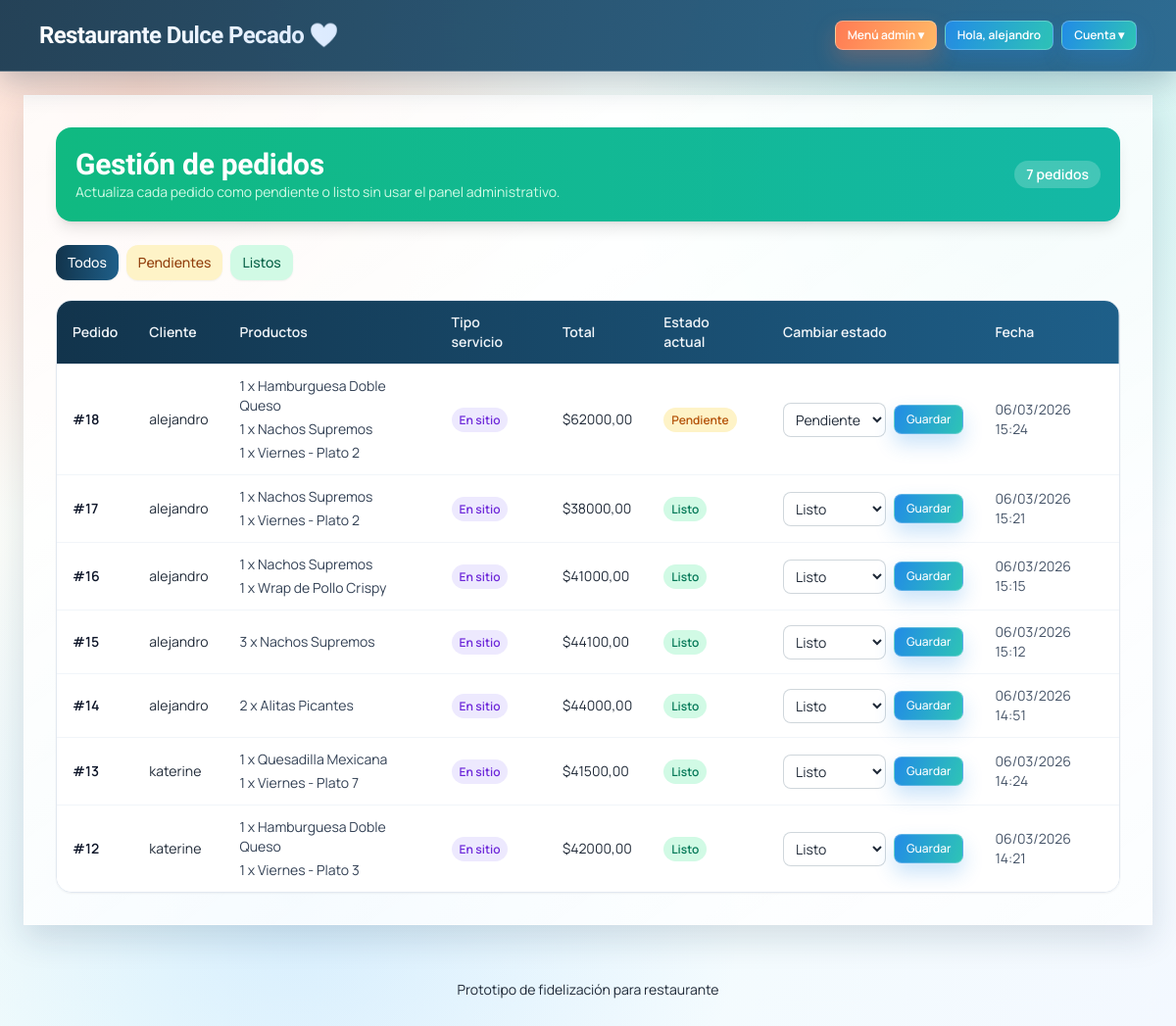
The page /pedidos/ (signed in) on the database as committed earlier.
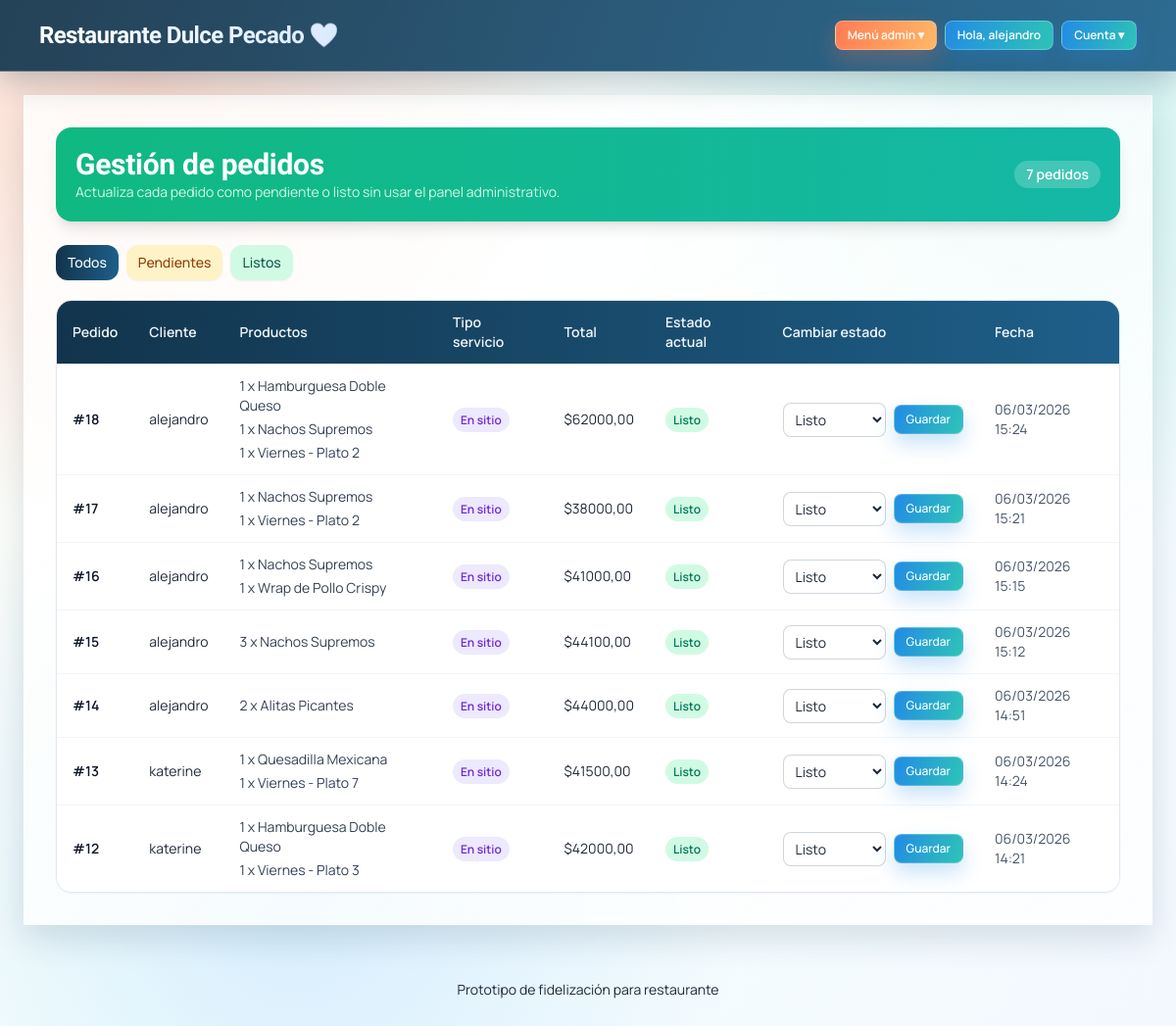
The same page on the database as committed later.
### core/models.py (models this page shows, shortened)
class Pedido(models.Model):
	TIPO_SERVICIO = (  # Opciones permitidas por Django para este campo.
		('sitio', 'Consumo en el sitio'),
		('domicilio', 'Entrega a domicilio'),
	)
	ESTADO = (  # Estados del ciclo de vida del pedido.
		('pendiente', 'Pendiente'),
		('en_preparacion', 'En preparación'),
		('entregado', 'Entregado'),
		('cancelado', 'Cancelado'),
	)
	cliente = models.ForeignKey(Cliente, on_delete=models.CASCADE, related_name='pedidos')  # Pedido pertenece a cliente.
	tipo_servicio = models.CharField(max_length=12, choices=TIPO_SERVICIO)  # Sitio o domicilio.
	direccion_entrega = models.CharField(max_length=250, blank=True)  # Dirección si aplica domicilio.
	notas = models.TextField(blank=True)  # Indicaciones adicionales.
	promocion_aplicada = models.ForeignKey(  # Promoción usada en el pedido (si hubo).
		Promocion,
		on_delete=models.SET_NULL,
		null=True,
		blank=True,
		related_name='pedidos',
	)
	subtotal = models.DecimalField(max_digits=10, decimal_places=2)  # Valor sin descuentos.
	descuento = models.DecimalField(max_digits=10, decimal_places=2, default=0)  # Valor descontado.
	total = models.DecimalField(max_digits=10, decimal_places=2)  # Total final cobrado.
	puntos_ganados = models.PositiveIntegerField(default=0)  # Puntos otorgados por compra.
	puntos_redimidos = models.PositiveIntegerField(default=0)  # Puntos gastados en beneficios.
	estado = models.CharField(max_length=20, choices=ESTADO, default='pendiente')  # Estado actual del pedido.
	notificacion_staff_pendiente = models.BooleanField(default=False)  # Permite avisar una vez en panel de pedidos web cuando llega un pedido nuevo.
	creado_en = models.DateTimeField(auto_now_add=True)  # Fecha de creación del pedido.
	class Meta:
		ordering = ['-creado_en']  # Pedidos recientes primero.

class Cliente(models.Model):
	user = models.OneToOneField(
		settings.AUTH_USER_MODEL,
		on_delete=models.SET_NULL,
		null=True,
		blank=True,
		related_name='cliente_profile',
	)  # Relación opcional con usuario autenticable del sistema.
	nombre = models.CharField(max_length=120)  # Nombre completo del cliente.
	cedula = models.CharField(max_length=20, unique=True, null=True, blank=True)  # Documento único.
	email = models.EmailField(unique=True)  # Correo único para contacto/códigos.
	telefono = models.CharField(max_length=30, blank=True)  # Teléfono de contacto.
	puntos = models.PositiveIntegerField(default=0)  # Acumulado de fidelización.
	creado_en = models.DateTimeField(auto_now_add=True)  # Fecha de creación automática.
	class Meta:
		ordering = ['-creado_en']  # Clientes más recientes primero.

class ItemPedido(models.Model):
	pedido = models.ForeignKey(Pedido, on_delete=models.CASCADE, related_name='items')  # Ítem ligado a pedido.
	producto = models.ForeignKey(Producto, on_delete=models.PROTECT)  # Producto vendido en el ítem.
	cantidad = models.PositiveIntegerField(default=1)  # Cantidad del producto.
	precio_unitario = models.DecimalField(max_digits=10, decimal_places=2)  # Precio unitario histórico.

class Producto(models.Model):
	categoria = models.ForeignKey(  # Relación muchos-a-uno con categoría.
		Categoria,
		on_delete=models.SET_NULL,  # Si borran categoría, producto queda sin categoría.
		null=True,  # Permite NULL en base de datos.
		blank=True,  # Permite vacío en formularios.
		related_name='productos',  # Acceso inverso: categoria.productos.
	)
	nombre = models.CharField(max_length=120)  # Nombre comercial del producto.
	descripcion = models.TextField(blank=True)  # Descripción opcional para cliente.
	precio = models.DecimalField(max_digits=10, decimal_places=2)  # Precio con 2 decimales.
	disponible = models.BooleanField(default=True)  # Controla visibilidad en carta.
	disponible_todos_los_dias = models.BooleanField(default=False)  # Si está activo, aparece en todos los menús diarios.
	class Meta:
		ordering = ['nombre']  # Muestra productos ordenados por nombre.

### core/views.py (the view, shortened to what this page needs)
# urls.py: path('pedidos/', views.gestionar_pedidos, name='gestionar_pedidos'),  # Gestión de pedidos para staff fuera de admin.
@login_required
def gestionar_pedidos(request):
	if not request.user.is_staff:
		messages.error(request, 'No tienes permisos para gestionar pedidos.')
		return redirect('inicio')
	filtro_estado = request.GET.get('estado', 'todos').strip().lower()
	pedidos = Pedido.objects.select_related('cliente').prefetch_related('items__producto')
	if filtro_estado == 'pendiente':
		pedidos = pedidos.filter(estado='pendiente')
	elif filtro_estado == 'listo':
		pedidos = pedidos.filter(estado='entregado')
	pedidos = pedidos.order_by('-creado_en')
	return render(
		request,
		'core/pedidos_gestion.html',
		{
			'pedidos': pedidos,
			'filtro_estado': filtro_estado,
		},
	)

### templates/core/pedidos_gestion.html (shortened to what this page needs)
{% extends 'core/base.html' %}
{% block contenido %}
<div class="mb-6 flex flex-wrap items-center justify-between gap-3 rounded-2xl bg-gradient-to-r from-emerald-500 to-teal-500 p-5 text-white shadow-lg">
    <div>
        <h2 class="text-3xl font-bold">Gestión de pedidos</h2>
        <p class="text-sm text-emerald-100">Actualiza cada pedido como pendiente o listo sin usar el panel administrativo.</p>
    </div>
    <span class="rounded-full bg-white/20 px-3 py-1 text-sm font-semibold text-white">{{ pedidos|length }} pedidos</span>
</div>
<div class="mb-5 flex flex-wrap items-center gap-2">
    <a href="?estado=todos" class="rounded-xl px-3 py-2 text-sm font-medium shadow-sm transition {% if filtro_estado == 'todos' %}bg-slate-900 text-white{% else %}bg-slate-100 text-slate-700 hover:bg-slate-200{% endif %}">
        Todos
    </a>
    <a href="?estado=pendiente" class="rounded-xl px-3 py-2 text-sm font-medium shadow-sm transition {% if filtro_estado == 'pendiente' %}bg-amber-500 text-slate-900{% else %}bg-amber-100 text-amber-800 hover:bg-amber-200{% endif %}">
        Pendientes
    </a>
    <a href="?estado=listo" class="rounded-xl px-3 py-2 text-sm font-medium shadow-sm transition {% if filtro_estado == 'listo' %}bg-emerald-500 text-slate-900{% else %}bg-emerald-100 text-emerald-800 hover:bg-emerald-200{% endif %}">
        Listos
    </a>
</div>
<div class="overflow-x-auto rounded-2xl border border-slate-200 shadow-sm">
    <table class="min-w-full divide-y divide-slate-200 bg-white text-sm">
        <thead class="bg-slate-900 text-left text-slate-100">
            <tr>
                <th class="px-4 py-3 font-semibold">Pedido</th>
                <th class="px-4 py-3 font-semibold">Cliente</th>
                <th class="px-4 py-3 font-semibold">Productos</th>
                <th class="px-4 py-3 font-semibold">Tipo servicio</th>
                <th class="px-4 py-3 font-semibold">Total</th>
                <th class="px-4 py-3 font-semibold">Estado actual</th>
                <th class="px-4 py-3 font-semibold">Cambiar estado</th>
                <th class="px-4 py-3 font-semibold">Fecha</th>
            </tr>
        </thead>
        <tbody class="divide-y divide-slate-100">
            {% for pedido in pedidos %}
                <tr class="hover:bg-slate-50">
                    <td class="px-4 py-3 font-semibold text-slate-900">#{{ pedido.id }}</td>
                    <td class="px-4 py-3">{{ pedido.cliente.nombre }}</td>
                    <td class="px-4 py-3">
                        <ul class="space-y-1">
                            {% for item in pedido.items.all %}
                                <li class="text-slate-700">{{ item.cantidad }} x {{ item.producto.nombre }}</li>
                            {% empty %}
                                <li class="text-slate-400">Sin productos</li>
                            {% endfor %}
                        </ul>
                    </td>
                    <td class="px-4 py-3">
                        {% if pedido.tipo_servicio == 'domicilio' %}
                            <span class="rounded-full bg-sky-100 px-2 py-1 text-xs font-semibold text-sky-700">Domicilio</span>
                        {% else %}
                            <span class="rounded-full bg-violet-100 px-2 py-1 text-xs font-semibold text-violet-700">En sitio</span>
                        {% endif %}
                    </td>
                    <td class="px-4 py-3">${{ pedido.total }}</td>
                    <td class="px-4 py-3">
                        {% if pedido.estado == 'entregado' %}
                            <span class="rounded-full bg-emerald-100 px-2 py-1 text-xs font-semibold text-emerald-700">Listo</span>
                        {% else %}
                            <span class="rounded-full bg-amber-100 px-2 py-1 text-xs font-semibold text-amber-700">Pendiente</span>
                        {% endif %}
                    </td>
                    <td class="px-4 py-3">
                        <form method="post" class="flex items-center gap-2">
                            <select name="estado" class="rounded-lg border border-slate-300 bg-white px-2 py-1.5 text-sm outline-none ring-blue-500 focus:ring">
                                <option value="pendiente" {% if pedido.estado == 'pendiente' %}selected{% endif %}>Pendiente</option>
                                <option value="entregado" {% if pedido.estado == 'entregado' %}selected{% endif %}>Listo</option>
                            </select>
                            <button type="submit" class="rounded-lg bg-blue-600 px-3 py-1.5 text-xs font-medium text-white shadow-sm transition hover:bg-blue-500">Guardar</button>
                        </form>
                    </td>
                    <td class="px-4 py-3 text-slate-600">{{ pedido.creado_en|date:'d/m/Y H:i' }}</td>
                </tr>
            {% empty %}
                <tr>
                    <td colspan="8" class="px-4 py-6 text-center text-slate-500">No hay pedidos registrados.</td>
                </tr>
            {% endfor %}
        </tbody>
    </table>
</div>
{% endblock %}

### templates/core/base.html (shortened to what this page needs)
<!doctype html>
<html lang="es">
<head>
    {% load static %}
    <script src="https://cdn.tailwindcss.com"></script>
</head>
<body class="app-theme min-h-screen bg-gradient-to-br from-brand-50 via-ocean-50 to-sunset-50 text-slate-800">
<div class="pointer-events-none fixed inset-0 -z-10 overflow-hidden">
    <div class="absolute -left-16 -top-16 h-56 w-56 rounded-full bg-brand-500/20 blur-3xl"></div>
    <div class="absolute -right-20 top-1/3 h-64 w-64 rounded-full bg-ocean-500/20 blur-3xl"></div>
    <div class="absolute bottom-0 left-1/3 h-72 w-72 rounded-full bg-sunset-500/20 blur-3xl"></div>
</div>
<header class="sticky top-0 z-30 border-b border-white/10 bg-brand-900/90 text-white shadow-lg backdrop-blur-xl">
    <div class="mx-auto flex w-full max-w-6xl flex-col gap-4 px-4 py-5 md:flex-row md:items-center md:justify-between">
        <h1 class="bg-gradient-to-r from-white to-blue-100 bg-clip-text text-2xl font-black tracking-tight text-transparent">
            <a href="{% url 'inicio' %}">Restaurante Dulce Pecado 💜</a>
        </h1>
        <nav class="flex flex-wrap items-center gap-2 text-sm">
            {% if user.is_staff %}
                <details class="relative">
                    <summary class="list-none cursor-pointer rounded-lg bg-sunset-500 px-3 py-1.5 text-xs font-semibold text-white shadow-sm transition hover:bg-sunset-600">Menú admin ▾</summary>
                </details>
            {% endif %}
            {% if user.is_authenticated %}
                <span class="rounded-lg bg-ocean-500 px-3 py-1.5 text-xs font-semibold text-white shadow-sm">Hola, {{ user.username }}</span>
                {% if user.is_staff %}
                    <details class="relative">
                        <summary class="list-none cursor-pointer rounded-lg bg-brand-600 px-3 py-1.5 text-xs font-semibold text-white shadow-sm transition hover:bg-brand-500">Cuenta ▾</summary>
                    </details>
                {% endif %}
            {% else %}
                <a class="rounded-lg bg-ocean-500 px-3 py-2 font-medium text-white shadow-sm transition hover:-translate-y-0.5 hover:bg-ocean-600" href="{% url 'login' %}">Iniciar sesión</a>
            {% endif %}
        </nav>
    </div>
</header>
<main class="card-soft mx-auto my-6 w-full max-w-6xl p-5 md:p-8">
    {% block contenido %}{% endblock %}
</main>
<footer class="py-8 text-center text-sm text-brand-700">
    Prototipo de fidelización para restaurante
</footer>
</body>
</html>

### templates/core/base.html (style rules this page uses)
:root { --theme-ink: #1f2937; --theme-deep: #12344c; --theme-coral: #ff7b54; --theme-peach: #ffd7b8; --theme-mint: #2ec4b6; --theme-sky: #5aa9ff; --theme-cream: #fff9f3; --theme-card: rgba(255, 255, 255, 0.88); --theme-border: rgba(255, 255, 255, 0.7); --theme-shadow: 0 14px 32px rgba(18, 52, 76, 0.14); }
body.app-theme { font-family: 'Manrope', system-ui, sans-serif; color: var(--theme-ink); background: radial-gradient(circle at 12% 8%, rgba(255, 123, 84, 0.24), transparent 32%), radial-gradient(circle at 88% 14%, rgba(46, 196, 182, 0.2), transparent 30%), radial-gradient(circle at 25% 86%, rgba(90, 169, 255, 0.2), transparent 36%), linear-gradient(130deg, #fffaf5 0%, #f5fffd 48%, #f3f8ff 100%); background-attachment: fixed; }
h1, h2, h3, h4, h5, h6, .font-black, .font-bold { font-family: 'Sora', 'Manrope', system-ui, sans-serif; letter-spacing: -0.01em; }
body.app-theme header { background: linear-gradient(110deg, rgba(18, 52, 76, 0.92), rgba(30, 95, 137, 0.92)); border-bottom: 1px solid rgba(255, 255, 255, 0.22); box-shadow: 0 12px 30px rgba(18, 52, 76, 0.24); }
body.app-theme main.card-soft { background: linear-gradient(145deg, rgba(255, 255, 255, 0.84), rgba(255, 255, 255, 0.74)); border: 1px solid var(--theme-border); box-shadow: var(--theme-shadow); }
body.app-theme .bg-slate-900 { background: linear-gradient(90deg, #12344c, #1e5f89); }
body.app-theme .bg-blue-600, body.app-theme .bg-ocean-500, body.app-theme .bg-brand-600 { background: linear-gradient(110deg, #228be6, #2ec4b6); border: 1px solid rgba(255, 255, 255, 0.25); box-shadow: 0 10px 20px rgba(34, 139, 230, 0.24); }
body.app-theme .bg-sunset-500, body.app-theme .bg-amber-500 { background: linear-gradient(110deg, #ff7b54, #ffb866); border: 1px solid rgba(255, 255, 255, 0.3); box-shadow: 0 10px 22px rgba(255, 123, 84, 0.26); }
body.app-theme input, body.app-theme select, body.app-theme textarea { border-color: rgba(18, 52, 76, 0.2); background: rgba(255, 255, 255, 0.94); transition: border-color 0.2s ease, box-shadow 0.2s ease, background-color 0.2s ease; }
body.app-theme main > * { animation: fadeSlideIn 0.45s ease both; }
body.app-theme main > *:nth-child(2) { animation-delay: 0.05s; }
body.app-theme main > *:nth-child(3) { animation-delay: 0.1s; }

Rows that differ between the two databases and show on the page:
changed Pedido id 18: estado "Pendiente" → "Listo"
